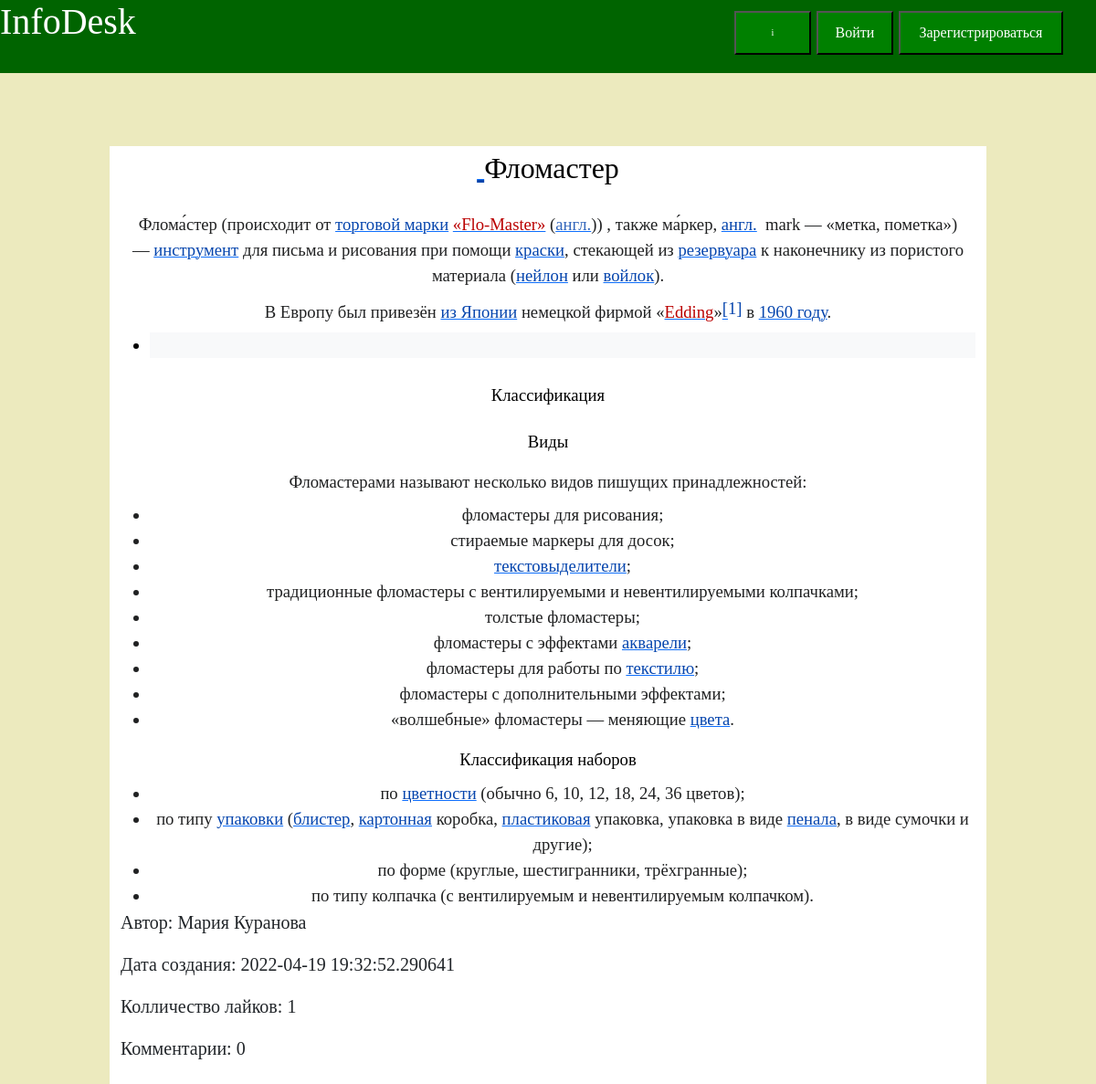
The page /information/4504 on the database its author committed.
### data/users.py (models this page shows, shortened)
class User(SqlAlchemyBase, UserMixin, SerializerMixin):
    __tablename__ = 'users'
    id = sqlalchemy.Column(sqlalchemy.Integer,
                           primary_key=True, autoincrement=True)
    surname = sqlalchemy.Column(sqlalchemy.String, nullable=False)
    name = sqlalchemy.Column(sqlalchemy.String, nullable=False)
    points = sqlalchemy.Column(sqlalchemy.Integer, default=0)
    email = sqlalchemy.Column(sqlalchemy.String, unique=True, nullable=False, index=True)
    __hashed_password = sqlalchemy.Column(sqlalchemy.String, nullable=False)
    modified_date = sqlalchemy.Column(sqlalchemy.DateTime,
                                      default=datetime.datetime.now)
    type_of_user = sqlalchemy.Column(sqlalchemy.Integer, default=0)
    information = orm.relation("Information", back_populates='user')
    comments = orm.relation("Comment", back_populates='user')
    queries = orm.relation('OldQueries', back_populates='user')
    tokens = orm.relation('APIToken', back_populates='user')

### data/information.py (models this page shows, shortened)
class Information(SqlAlchemyBase):
    __tablename__ = 'information'
    id = sqlalchemy.Column(sqlalchemy.Integer,
                           primary_key=True, autoincrement=True)
    folder = sqlalchemy.Column(sqlalchemy.String)  # , nullable=False) - Пока информация сохраняется в файл,
    user_id = sqlalchemy.Column(sqlalchemy.Integer, sqlalchemy.ForeignKey('users.id'), nullable=False)
    points = sqlalchemy.Column(sqlalchemy.Integer, default=0)
    modified_date = sqlalchemy.Column(sqlalchemy.DateTime,
                                      default=datetime.datetime.now)
    is_blocked = sqlalchemy.Column(sqlalchemy.Boolean, default=False, nullable=False)
    user = orm.relation("User", back_populates='information')
    comments = orm.relation('Comment', back_populates='information')
    all_words = orm.relation('InformationByWord', back_populates='information')
    def get_text_information(self) -> str:
        if self.is_blocked:
            return 'Данная информация заблокирована оператором, тк она содержит нежелательный контент'
        with open(f"./templates/{self.folder[2:]}", 'r', encoding='utf-8') as file:
            text = file.read().strip()
        text = text.strip('{% extends "get_information.'
                          'html" %}').strip().strip('{% block content_1 %}').strip('{% endblock %}')
        return text
    def get_main_word(self):
        try:
            word = self.all_words[0].word.word
            return word
        except IndexError as e:
            self.is_blocked = True
            logger.log(id=self.id, error=e)
            return
    def get_information(self):
        return {'user_name': self.user.name, 'user_surname': self.user.surname,
                'modified_date': self.modified_date, 'points': self.points,
                'number_of_comments': len(self.comments),
                'main_word': self.get_main_word(),
                'error': self.is_blocked,
                'address': address_created(self.id), 'text': self.get_text_information()}

### main.py (the view, shortened to what this page needs)
@app.route('/information/<int:folder>', methods=['GET', 'POST'])
def get_information(folder: int):
    information_id = get_id_for_address(folder)
    db = db_session.create_session()
    information = db.query(Information).filter(Information.id == information_id)
    current_user = flask_login.current_user
    if len(list(information)) == 0:
        db.close()
        abort(404)
    else:
        information = information[0]
    form = LikeCommentForm()
    is_liked = False
    if current_user.is_authenticated:
        is_liked = current_user.check_like(db=db, information_id=information_id)
    likes = get_likes(db, information_id=information_id)
    inf = information.get_information()
    type_of_user = 0
    if current_user.is_authenticated:
        type_of_user = current_user.type_of_user
    inf_folder = information.folder
    comment = get_comment(db_session.create_session(), information_id)
    len_info = len(information.get_text_information()) // 100 + len(comment) * 40 + 150
    if information.is_blocked:
        inf_folder = 'blocked_information.html'
    db.close()
    return render_template(inf_folder, **inf, site='/', site1=f'/edit/{folder}',
                           is_authenticated=current_user.is_authenticated, name1=form, current_user=current_user,
                           likes=likes, is_liked=is_liked,
                           comment=comment,
                           folder=folder, is_blocked=information.is_blocked, type_of_user=type_of_user, len_info=len_info)

### templates/files/information_4.html (shortened to what this page needs)
{% extends "get_information.html" %}
{% block content_1 %}
<html><head><meta name="qrichtext" content="1" /></head><body style=" font-family:'MS Shell Dlg 2'; font-size:7.8pt; font-weight:400; font-style:normal;">
<p style=" margin-top:0px; margin-bottom:0px; margin-left:0px; margin-right:0px; -qt-block-indent:0; text-indent:0px;"><a href="https://ru.wikipedia.org/wiki/%D0%AF%D0%B7%D1%8B%D0%BA_%D1%82%D1%8E%D1%80%D0%BA%D0%B8"><span style=" font-size:24pt; text-decoration: underline; color:#0645ad;"> </span></a><a name="firstHeading"></a><span style=" font-family:'Linux Libertine','Georgia','Times','serif'; font-size:xx-large; color:#000000;">Ф</span><span style=" font-family:'Linux Libertine','Georgia','Times','serif'; font-size:xx-large; color:#000000;">ломастер</span></p>
<p style="-qt-paragraph-type:empty; margin-top:0px; margin-bottom:0px; margin-left:0px; margin-right:0px; -qt-block-indent:0; text-indent:0px; font-family:'sans-serif'; color:#202122;"><br /></p>
<p style=" margin-top:8px; margin-bottom:8px; margin-left:0px; margin-right:0px; -qt-block-indent:0; text-indent:0px;"><span style=" font-size:14pt; color:#202122;">Флома́стер (происходит от </span><a href="https://ru.wikipedia.org/wiki/%D0%A2%D0%BE%D1%80%D0%B3%D0%BE%D0%B2%D0%B0%D1%8F_%D0%BC%D0%B0%D1%80%D0%BA%D0%B0"><span style=" font-size:14pt; color:#0645ad;">торговой марки</span></a><span style=" font-size:14pt; color:#202122;"> </span><a href="https://ru.wikipedia.org/w/index.php?title=Flo-Master&amp;action=edit&amp;redlink=1"><span style=" font-size:14pt; color:#ba0000;">«Flo-Master»</span></a><span style=" font-size:14pt; color:#202122;"> (</span><a href="https://en.wikipedia.org/wiki/Flo-Master"><span style=" font-size:14pt; color:#3366bb;">англ.</span></a><span style=" font-size:14pt; color:#202122;">)) , также ма́ркер, </span><a href="https://ru.wikipedia.org/wiki/%D0%90%D0%BD%D0%B3%D0%BB%D0%B8%D0%B9%D1%81%D0%BA%D0%B8%D0%B9_%D1%8F%D0%B7%D1%8B%D0%BA"><span style=" font-size:14pt; color:#0645ad;">англ.</span></a><span style=" font-size:14pt; color:#202122;">  mark — «метка, пометка») — </span><a href="https://ru.wikipedia.org/wiki/%D0%98%D0%BD%D1%81%D1%82%D1%80%D1%83%D0%BC%D0%B5%D0%BD%D1%82"><span style=" font-size:14pt; color:#0645ad;">инструмент</span></a><span style=" font-size:14pt; color:#202122;"> для письма и рисования при помощи </span><a href="https://ru.wikipedia.org/wiki/%D0%9A%D1%80%D0%B0%D1%81%D0%BA%D0%B0"><span style=" font-size:14pt; color:#0645ad;">краски</span></a><span style=" font-size:14pt; color:#202122;">, стекающей из </span><a href="https://ru.wikipedia.org/wiki/%D0%A0%D0%B5%D0%B7%D0%B5%D1%80%D0%B2%D1%83%D0%B0%D1%80"><span style=" font-size:14pt; color:#0645ad;">резервуара</span></a><span style=" font-size:14pt; color:#202122;"> к наконечнику из пористого материала (</span><a href="https://ru.wikipedia.org/wiki/%D0%9D%D0%B5%D0%B9%D0%BB%D0%BE%D0%BD"><span style=" font-size:14pt; color:#0645ad;">нейлон</span></a><span style=" font-size:14pt; color:#202122;"> или </span><a href="https://ru.wikipedia.org/wiki/%D0%92%D0%BE%D0%B9%D0%BB%D0%BE%D0%BA"><span style=" font-size:14pt; color:#0645ad;">войлок</span></a><span style=" font-size:14pt; color:#202122;">).</span></p>
<p style=" margin-top:8px; margin-bottom:8px; margin-left:0px; margin-right:0px; -qt-block-indent:0; text-indent:0px;"><span style=" font-size:14pt; color:#202122;">В Европу был привезён </span><a href="https://ru.wikipedia.org/wiki/%D0%9F%D1%80%D0%BE%D0%BC%D1%8B%D1%88%D0%BB%D0%B5%D0%BD%D0%BD%D0%BE%D1%81%D1%82%D1%8C_%D0%AF%D0%BF%D0%BE%D0%BD%D0%B8%D0%B8"><span style=" font-size:14pt; color:#0645ad;">из Японии</span></a><span style=" font-size:14pt; color:#202122;"> немецкой фирмой «</span><a href="https://ru.wikipedia.org/w/index.php?title=Edding&amp;action=edit&amp;redlink=1"><span style=" font-size:14pt; color:#ba0000;">Edding</span></a><span style=" font-size:14pt; color:#202122;">»</span><a name="cite_ref-1"></a><a href="https://ru.wikipedia.org/wiki/%D0%A4%D0%BB%D0%BE%D0%BC%D0%B0%D1%81%D1%82%D0%B5%D1%80#cite_note-1"><span style=" font-size:14pt; color:#0645ad; vertical-align:super;">[</span></a><span style=" font-size:14pt; color:#0645ad; vertical-align:super;">1]</span><span style=" font-size:14pt; color:#202122;"> в </span><a href="https://ru.wikipedia.org/wiki/1960_%D0%B3%D0%BE%D0%B4"><span style=" font-size:14pt; color:#0645ad;">1960 году</span></a><span style=" font-size:14pt; color:#202122;">.</span></p>
<ul style="margin-top: 0px; margin-bottom: 0px; margin-left: 0px; margin-right: 0px; -qt-list-indent: 1;"><li style=" font-size:14pt; color:#000000; background-color:#f8f9fa;" style="-qt-paragraph-type:empty; margin-top:0px; margin-bottom:5px; margin-left:0px; margin-right:0px; -qt-block-indent:0; text-indent:0px;"><br /></li></ul>
<h2 style=" margin-top:16px; margin-bottom:4px; margin-left:0px; margin-right:0px; -qt-block-indent:0; text-indent:0px; line-height:130%;"><a name=".D0.9A.D0.BB.D0.B0.D1.81.D1.81.D0.B8.D1.84.D0.B8.D0.BA.D0.B0.D1.86.D0.B8.D1.8F"></a><span style=" font-size:14pt; color:#000000;">К</span><span style=" font-size:14pt; color:#000000;">лассификация</span></h2>
<h3 style=" margin-top:5px; margin-bottom:0px; margin-left:0px; margin-right:0px; -qt-block-indent:0; text-indent:0px; line-height:160%;"><a name=".D0.92.D0.B8.D0.B4.D1.8B"></a><span style=" font-size:14pt; color:#000000;">В</span><span style=" font-size:14pt; color:#000000;">иды</span></h3>
<p style=" margin-top:8px; margin-bottom:8px; margin-left:0px; margin-right:0px; -qt-block-indent:0; text-indent:0px;"><span style=" font-size:14pt; color:#202122;">Фломастерами называют несколько видов пишущих принадлежностей:</span></p>
<ul style="margin-top: 0px; margin-bottom: 0px; margin-left: 0px; margin-right: 0px; -qt-list-indent: 1;"><li style=" font-size:14pt; color:#202122;" style=" margin-top:5px; margin-bottom:2px; margin-left:26px; margin-right:0px; -qt-block-indent:0; text-indent:0px;">фломастеры для рисования;</li>
<li style=" font-size:14pt; color:#202122;" style=" margin-top:0px; margin-bottom:2px; margin-left:26px; margin-right:0px; -qt-block-indent:0; text-indent:0px;">стираемые маркеры для досок;</li>
<li style=" font-size:14pt; color:#202122;" style=" margin-top:0px; margin-bottom:2px; margin-left:26px; margin-right:0px; -qt-block-indent:0; text-indent:0px;"><a href="https://ru.wikipedia.org/wiki/%D0%A2%D0%B5%D0%BA%D1%81%D1%82%D0%BE%D0%B2%D1%8B%D0%B4%D0%B5%D0%BB%D0%B8%D1%82%D0%B5%D0%BB%D1%8C"><span style=" color:#0645ad;">текстовыделители</span></a>;</li>
<li style=" font-size:14pt; color:#202122;" style=" margin-top:0px; margin-bottom:2px; margin-left:26px; margin-right:0px; -qt-block-indent:0; text-indent:0px;">традиционные фломастеры с вентилируемыми и невентилируемыми колпачками;</li>
<li style=" font-size:14pt; color:#202122;" style=" margin-top:0px; margin-bottom:2px; margin-left:26px; margin-right:0px; -qt-block-indent:0; text-indent:0px;">толстые фломастеры;</li>
<li style=" font-size:14pt; color:#202122;" style=" margin-top:0px; margin-bottom:2px; margin-left:26px; margin-right:0px; -qt-block-indent:0; text-indent:0px;">фломастеры с эффектами <a href="https://ru.wikipedia.org/wiki/%D0%90%D0%BA%D0%B2%D0%B0%D1%80%D0%B5%D0%BB%D1%8C"><span style=" color:#0645ad;">акварели</span></a>;</li>
<li style=" font-size:14pt; color:#202122;" style=" margin-top:0px; margin-bottom:2px; margin-left:26px; margin-right:0px; -qt-block-indent:0; text-indent:0px;">фломастеры для работы по <a href="https://ru.wikipedia.org/wiki/%D0%A2%D0%B5%D0%BA%D1%81%D1%82%D0%B8%D0%BB%D1%8C"><span style=" color:#0645ad;">текстилю</span></a>;</li>
<li style=" font-size:14pt; color:#202122;" style=" margin-top:0px; margin-bottom:2px; margin-left:26px; margin-right:0px; -qt-block-indent:0; text-indent:0px;">фломастеры с дополнительными эффектами;</li>
<li style=" font-size:14pt; color:#202122;" style=" margin-top:0px; margin-bottom:2px; margin-left:26px; margin-right:0px; -qt-block-indent:0; text-indent:0px;">«волшебные» фломастеры — меняющие <a href="https://ru.wikipedia.org/wiki/%D0%A6%D0%B2%D0%B5%D1%82"><span style=" color:#0645ad;">цвета</span></a>.</li></ul>
<h3 style=" margin-top:5px; margin-bottom:0px; margin-left:0px; margin-right:0px; -qt-block-indent:0; text-indent:0px; line-height:160%;"><span style=" font-size:14pt; color:#000000;">К</span><span style=" font-size:14pt; color:#000000;">лассификация наборов</span></h3>
<ul style="margin-top: 0px; margin-bottom: 0px; margin-left: 0px; margin-right: 0px; -qt-list-indent: 1;"><li style=" font-size:14pt; color:#202122;" style=" margin-top:5px; margin-bottom:2px; margin-left:26px; margin-right:0px; -qt-block-indent:0; text-indent:0px;">по <a href="https://ru.wikipedia.org/wiki/%D0%A6%D0%B2%D0%B5%D1%82"><span style=" color:#0645ad;">цветности</span></a> (обычно 6, 10, 12, 18, 24, 36 цветов);</li>
<li style=" font-size:14pt; color:#202122;" style=" margin-top:0px; margin-bottom:2px; margin-left:26px; margin-right:0px; -qt-block-indent:0; text-indent:0px;">по типу <a href="https://ru.wikipedia.org/wiki/%D0%A3%D0%BF%D0%B0%D0%BA%D0%BE%D0%B2%D0%BA%D0%B0"><span style=" color:#0645ad;">упаковки</span></a> (<a href="https://ru.wikipedia.org/wiki/%D0%91%D0%BB%D0%B8%D1%81%D1%82%D0%B5%D1%80%D0%BD%D0%B0%D1%8F_%D1%83%D0%BF%D0%B0%D0%BA%D0%BE%D0%B2%D0%BA%D0%B0"><span style=" color:#0645ad;">блистер</span></a>, <a href="https://ru.wikipedia.org/wiki/%D0%9A%D0%B0%D1%80%D1%82%D0%BE%D0%BD"><span style=" color:#0645ad;">картонная</span></a> коробка, <a href="https://ru.wikipedia.org/wiki/%D0%9F%D0%BB%D0%B0%D1%81%D1%82%D0%B8%D0%BA"><span style=" color:#0645ad;">пластиковая</span></a> упаковка, упаковка в виде <a href="https://ru.wikipedia.org/wiki/%D0%9F%D0%B5%D0%BD%D0%B0%D0%BB"><span style=" color:#0645ad;">пенала</span></a>, в виде сумочки и другие);</li>
<li style=" font-size:14pt; color:#202122;" style=" margin-top:0px; margin-bottom:2px; margin-left:26px; margin-right:0px; -qt-block-indent:0; text-indent:0px;">по форме (круглые, шестигранники, трёхгранные);</li>
<li style=" font-size:14pt; color:#202122;" style=" margin-top:0px; margin-bottom:2px; margin-left:26px; margin-right:0px; -qt-block-indent:0; text-indent:0px;">по типу колпачка (с вентилируемым и невентилируемым колпачком).</li></ul></body></html>
{% endblock %}

### templates/get_information.html (shortened to what this page needs)
{% extends "headline.html" %}
{% block content %}
<html lang="ru">
<head>
</head>
<body>
<div class="content_block" style="height: {{ len_info + 150}}%;">
    <main role="main" class="container">
        <meta http-equiv="Content-Type" content="text/html; charset=cp1251"><center>
            <div>
    {% block content_1 %}
    {% endblock %}
        </div></center>
        <div style="font-size: 20px; font-family: 'Lobster', cursive;">
    <p class="font_block_lobster">Автор: {{ user_name }} {{user_surname }}</p>
    <p class="font_block_lobster">Дата создания: {{ modified_date }}</p>
    <p class="font_block_lobster">Колличество лайков: {{ likes }}</p>
    <p class="font_block_lobster">Комментарии: {{ number_of_comments }}</p>
    </div>
    </main>
</div>
</body>
</html>
{% endblock %}

### rows shown on the page
User: name "Мария", surname "Куранова"
Information: modified_date "2022-04-19 19:32:52.290641"

### other values the page prints
{{ likes }} "1"
{{ number_of_comments }} "0"
